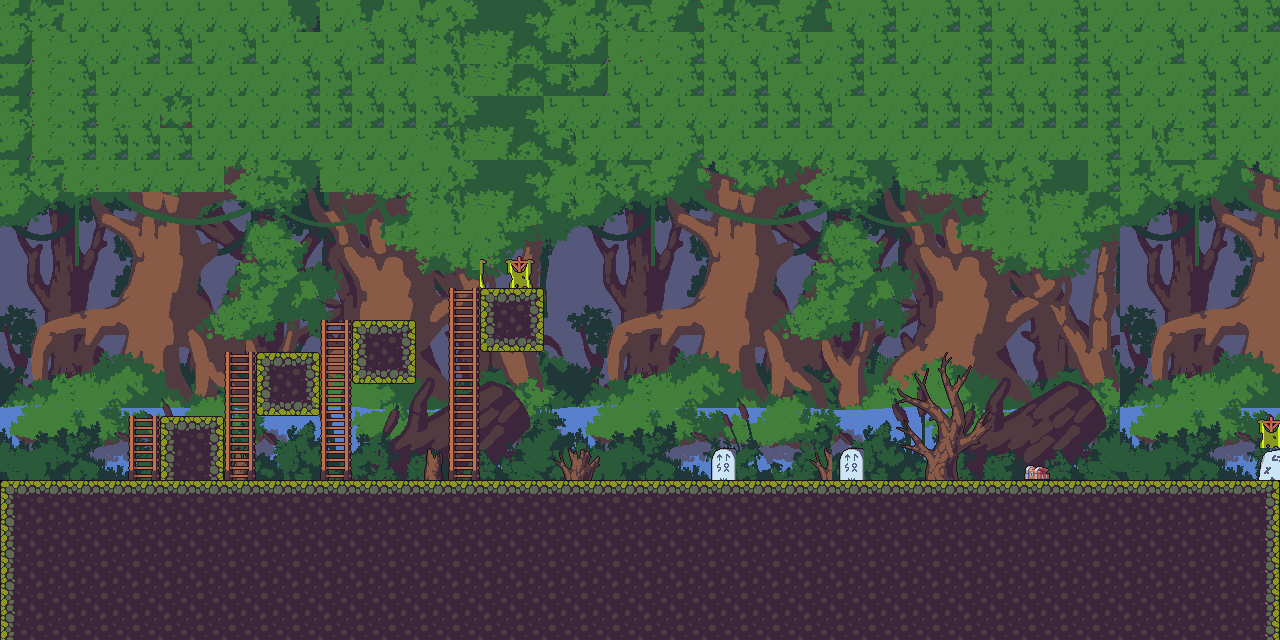

This game map was drawn from its Tiled (.tmx) file and the tilesets committed beside it. A one-line description and the trimmed map source follow:
An orthogonal 40x20 tile map with 32x32 px tiles, 3 tile layers (Tile Layer 1, Tile Layer 2, Tile Layer 3), 12 tilesets and 4 objects (start, monster1, monster2, end).

<map version="1.0" orientation="orthogonal" renderorder="right-down" width="40" height="20" tilewidth="32" tileheight="32" nextobjectid="12">
 <tileset firstgid="1" name="Background" tilewidth="32" tileheight="32">
  <image source="../tiles/forest/2 Background/Background.png" width="576" height="324" />
 </tileset>
 <tileset firstgid="181" name="Tileset" tilewidth="32" tileheight="32">
  <image source="../tiles/forest/1 Tiles/Tileset.png" width="320" height="192" />
  <terraintypes>
   <terrain name="co" tile="14" />
  </terraintypes>
 </tileset>
 <tileset firstgid="241" name="1" tilewidth="32" tileheight="32">
  <image source="../tiles/forest/3 Objects/Ladders/1.png" width="32" height="32" />
 </tileset>
 <tileset firstgid="242" name="6" tilewidth="32" tileheight="32">
  <image source="../tiles/forest/3 Objects/Ridges/6.png" width="47" height="55" />
 </tileset>
 <tileset firstgid="243" name="4" tilewidth="32" tileheight="32">
  <image source="../tiles/forest/3 Objects/Ridges/4.png" width="65" height="61" />
 </tileset>
 <tileset firstgid="245" name="2" tilewidth="32" tileheight="32">
  <image source="../tiles/forest/3 Objects/Stones/2.png" width="47" height="57" />
 </tileset>
 <tileset firstgid="246" name="3" tilewidth="32" tileheight="32">
  <image source="../tiles/forest/3 Objects/Stones/3.png" width="52" height="63" />
 </tileset>
 <tileset firstgid="247" name="3" tilewidth="32" tileheight="32">
  <image source="../tiles/forest/3 Objects/Trees/3.png" width="123" height="150" />
 </tileset>
 <tileset firstgid="259" name="Chest" tilewidth="32" tileheight="32">
  <image source="../tiles/forest/4 Animated objects/Chest.png" width="128" height="32" />
 </tileset>
 <tileset firstgid="263" name="Flag" tilewidth="32" tileheight="32">
  <image source="../tiles/forest/4 Animated objects/Flag.png" width="192" height="48" />
 </tileset>
 <tileset firstgid="269" name="1" tilewidth="32" tileheight="32">
  <image source="../tiles/forest/2 Background/Layers/1.png" width="576" height="324" />
 </tileset>
 <tileset firstgid="449" name="2" tilewidth="32" tileheight="32">
  <image source="../tiles/forest/3 Objects/Ladders/2.png" width="32" height="32" />
 </tileset>
 <layer name="Tile Layer 1" width="40" height="20">
  <data>[800 cells, 800 non-empty, 192 distinct tile ids]</data>
 </layer>
 <objectgroup name="Object Layer 1">
  <object id="1" name="start" x="1" y="412" width="64" height="64" />
  <object id="2" name="monster1" x="693" y="417" width="69" height="63" />
  <object id="4" name="monster2" x="825" y="419" width="60" height="59" />
  <object id="5" name="end" x="1218" y="421" width="51" height="57" />
 </objectgroup>
 <layer name="Tile Layer 2" width="40" height="20">
  <data>[800 cells, 263 non-empty, 50 distinct tile ids]</data>
 </layer>
 <layer name="Tile Layer 3" width="40" height="20">
  <data>[800 cells, 4 non-empty, 2 distinct tile ids]</data>
 </layer>
</map>
